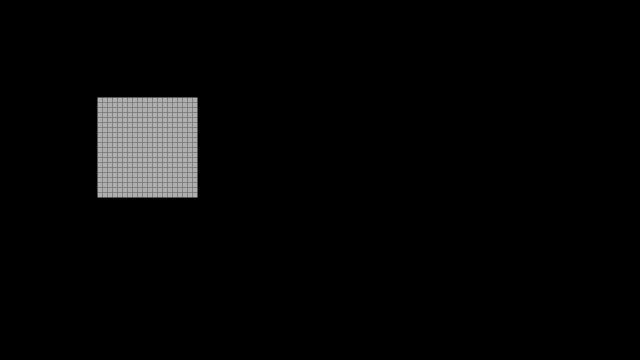
Frame 1 (no input)
Frame 60 (the mouse pressed at the canvas centre just before this capture): identical to frame 1, image omitted
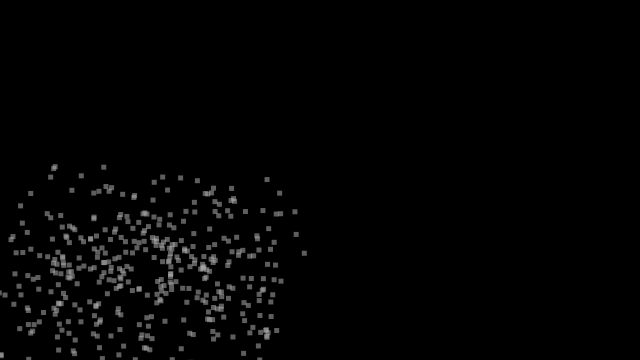
Frame 120 (the mouse held since frame 60 and released just before this capture)

The Processing sketch that drew these frames (run headless with seeded random() and noise(); from frame 60 on, the mouse is pressed at the canvas centre):

// Processing sketch: Shatter
// ── Shatter.pde
import java.util.*;

class Particle {

	PVector position;
	PVector velocity;
	PVector acceleration;
	int lifespan;

	Particle(float x, float y) {

		position = new PVector(x, y);
		velocity = new PVector(random(-2, 2), random(1, 3));
		acceleration = new PVector(0,0.1);
		lifespan = 255;
	}

	void update() {

		velocity.add(acceleration);
		position.add(velocity);
		acceleration.mult(0);
		lifespan -= 2;


	}

	void draw() {

		noStroke();
		fill(175, lifespan);
		rectMode(CENTER);
		rect(position.x, position.y,5,5);

	}

	boolean isDead() {

		return lifespan < 0;

	}





}

class ParticleSystem {

	ArrayList <Particle> particles;
	boolean intact = true;

	
	ParticleSystem(int rows, int cols, float x, float y) {

		particles = new ArrayList <Particle>();

		for(int i = 0 ; i < rows ; i++) {
			for(int j = 0 ; j < cols ; j++) {

				particles.add(new Particle(x + j * 5, y + i * 5));

			}
		}

	}

	void run() {


		Iterator <Particle> i = particles.iterator();

		while(i.hasNext()) {

			Particle p = i.next();
			p.draw();
			if(!intact) {

				p.update();

			}

			if(p.isDead()) {

				i.remove();

			}
		}
	}
}


ParticleSystem s;

void mousePressed() {

	s.intact = false;

}

void setup() {

	size(640,360);
	s = new ParticleSystem(20,20,100,100);

}


void draw() {

	background(0);
	s.run();

}
